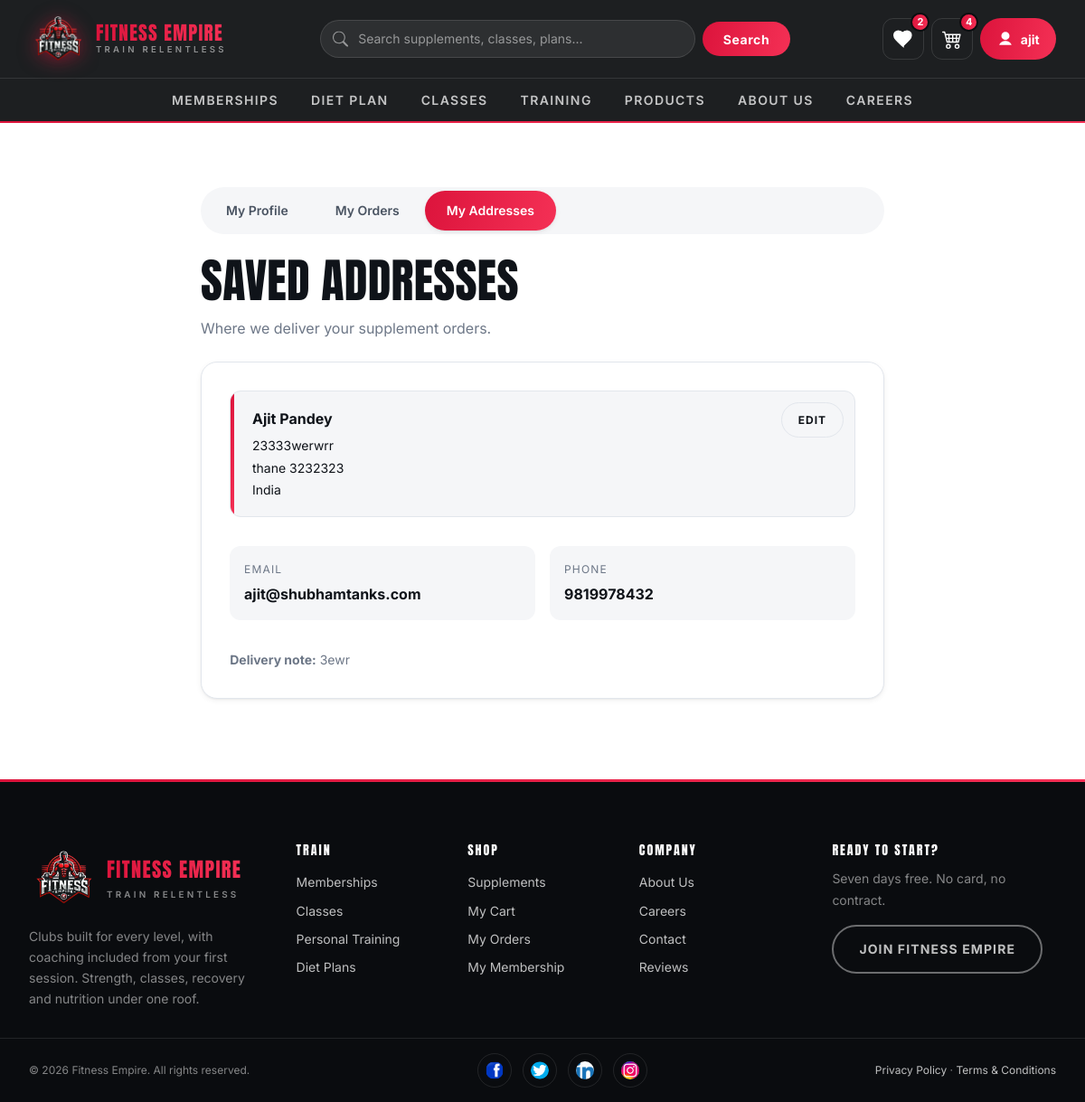
The page /my-addresses/ (signed in) on the database its author committed.
### FitnessGYM/models.py (models this page shows, shortened)
class processedtocheck(models.Model):
    user = models.ForeignKey(User, on_delete=models.CASCADE)
    full_name = models.CharField(max_length=255)
    email = models.EmailField()
    phone_number = models.CharField(max_length=15)
    address = models.TextField()
    city = models.CharField(max_length=100)
    pin_code = models.CharField(max_length=20)
    country = models.CharField(max_length=100)
    additional_notes = models.TextField(blank=True, null=True)
    membership = models.ForeignKey(Membership, null=True, blank=True, on_delete=models.CASCADE)  # Annual
    membership_month = models.ForeignKey(Membershipmonth, null=True, blank=True, on_delete=models.CASCADE)  # Monthly

### FitnessGYM/views.py (the view)
# urls.py: path('my-addresses/', views.my_addresses, name='my_addresses'),
@login_required(login_url="login")
def my_addresses(request):
    return render(
        request,
        "my_addresses.html",
        {
            "addresses": processedtocheck.objects.filter(user=request.user),
            "user_profile": UserProfile.objects.filter(user=request.user).first(),
        },
    )

### FitnessGYM/context_processors.py (called while the page is built)
def cart_summary(request):
    user = getattr(request, "user", None)
    if not user or not user.is_authenticated:
        return {"cart_count": 0, "wishlist_count": 0, "wishlist_ids": set()}
    total = cart.objects.filter(userid=user).aggregate(n=Sum("quantity"))["n"]
    saved = set(
        Wishlist.objects.filter(user=user).values_list("product_id", flat=True)
    )
    return {
        "cart_count": total or 0,
        "wishlist_count": len(saved),
        "wishlist_ids": saved,
    }

### templates/my_addresses.html (shortened to what this page needs)
{% extends "base.html" %}
{% load static %}
{% block page_id %}account{% endblock %}
{% block 'main' %}
<section class="section">
    <div class="container container--narrow">
        <ul class="tabs">
            <li><a href="{% url 'my_profile' %}">My Profile</a></li>
            <li><a href="{% url 'myorders' %}">My Orders</a></li>
            <li><a href="{% url 'my_addresses' %}" aria-current="page">My Addresses</a></li>
        </ul>
        <h1>Saved Addresses</h1>
        <p class="muted" style="margin-bottom:var(--sp-5);">Where we deliver your supplement orders.</p>
        {% if addresses %}
            {% for address in addresses %}
            <div class="panel" style="margin-bottom:var(--sp-4);">
                <div class="address-card">
                    <a href="{% url 'edit_address' address.id %}" class="btn btn--ghost btn--sm address-card__edit">Edit</a>
                    <strong>{{ address.full_name }}</strong>
                    {{ address.address }}<br>
                    {{ address.city }} {{ address.pin_code }}<br>
                    {{ address.country }}
                </div>
                <div class="detail-grid" style="margin-top:var(--sp-4);">
                    <dl class="detail">
                        <dt>Email</dt>
                        <dd style="font-size:var(--fs-base);">{{ address.email }}</dd>
                    </dl>
                    <dl class="detail">
                        <dt>Phone</dt>
                        <dd style="font-size:var(--fs-base);">{{ address.phone_number }}</dd>
                    </dl>
                </div>
                {% if address.additional_notes %}
                    <p class="muted" style="margin-top:var(--sp-4); font-size:var(--fs-sm);">
                        <strong>Delivery note:</strong> {{ address.additional_notes }}
                    </p>
                {% endif %}
            </div>
            {% endfor %}
        {% else %}
            <div class="empty-state">
                <h3>No addresses saved</h3>
                <p>Your delivery address is saved automatically the first time you check out.</p>
                <a href="{% url 'protien' %}" class="btn">Start Shopping</a>
            </div>
        {% endif %}
    </div>
</section>
{% endblock 'main' %}

### templates/navbar.html (shortened to what this page needs)
{% load static %}
<nav class="nav" data-nav aria-label="Main">
    <div class="nav__bar">
        <a href="{% url 'home' %}" class="nav__logo" aria-label="Fitness Empire home">
            <img src="{% static 'img/logo_fitness_empire-removebg-preview.webp' %}"
                 alt="" width="62" height="62">
            <span class="nav__wordmark">
                <b>Fitness Empire</b>
                <span>Train Relentless</span>
            </span>
        </a>
        <form method="GET" action="{% url 'searchdata' %}" class="nav__search" role="search">
            <div class="nav__search-field">
                <svg viewBox="0 0 16 16" aria-hidden="true" focusable="false">
                    <path d="M11.742 10.344a6.5 6.5 0 1 0-1.397 1.398h-.001q.44.58.98 1.12l3.85 3.85a1 1 0 0 0 1.415-1.414l-3.85-3.85a7 7 0 0 0-1.12-.98zM12 6.5a5.5 5.5 0 1 1-11 0 5.5 5.5 0 0 1 11 0"/>
                </svg>
                <input type="search" id="nav-search" name="query" value="{{ query|default:'' }}"
                       placeholder="Search supplements, classes, plans..." autocomplete="off">
            </div>
            <button type="submit">Search</button>
        </form>
        <div class="nav__actions">
            <a href="{% url 'wishlist' %}" class="nav__cart nav__wish" aria-label="View wishlist">
                <svg viewBox="0 0 16 16" aria-hidden="true" focusable="false">
                    <path d="M8 14.25 6.84 13.2C2.72 9.47.5 7.46.5 5A3.5 3.5 0 0 1 4 1.5c1.36 0 2.66.63 3.5 1.64A4.66 4.66 0 0 1 11 1.5 3.5 3.5 0 0 1 14.5 5c0 2.46-2.22 4.47-6.34 8.2z"/>
                </svg>
                <span class="nav__cart-count{% if not wishlist_count %} is-empty{% endif %}"
                      data-wishlist-count>{{ wishlist_count|default:0 }}</span>
            </a>
            <a href="{% url 'viewcart' %}" class="nav__cart" aria-label="View cart">
                <span class="nav__cart-count{% if not cart_count %} is-empty{% endif %}"
                      data-cart-count>{{ cart_count|default:0 }}</span>
            </a>
            <div class="account" data-account>
                <button type="button" class="account__toggle" aria-expanded="false" aria-haspopup="true">
                    <svg viewBox="0 0 16 16" aria-hidden="true" focusable="false">
                        <path d="M8 9a4 4 0 1 0 0-8 4 4 0 0 0 0 8zM2 14s1-4 6-4 6 4 6 4H2z"/>
                    </svg>
                    <span class="account__name">{% if user.is_authenticated %}{{ user.username }}{% else %}Sign in{% endif %}</span>
                </button>
            </div>
        </div>
    </div>
    <div class="nav__menu" id="nav-menu">
        <div class="nav__menu-inner">
            <a href="{% url 'membershipannual' %}">Memberships</a>
            <a href="{% url 'dietplan' %}">Diet Plan</a>
            <a href="{% url 'all_classes' %}">Classes</a>
            <a href="{% url 'training' %}">Training</a>
            <a href="{% url 'protien' %}">Products</a>
            <a href="{% url 'aboutus' %}">About us</a>
            <a href="{% url 'careers' %}">Careers</a>
        </div>
    </div>
</nav>

### rows shown on the page
processedtocheck: full_name "Ajit Pandey", address "23333werwrr", city "thane", pin_code "3232323", country "India", email "ajit@shubhamtanks.com", phone_number "9819978432", additional_notes "3ewr"

### other values the page prints
{{ wishlist_count|default:0 }} "2"
{{ cart_count|default:0 }} "4"
{{ user.username }} "ajit"
